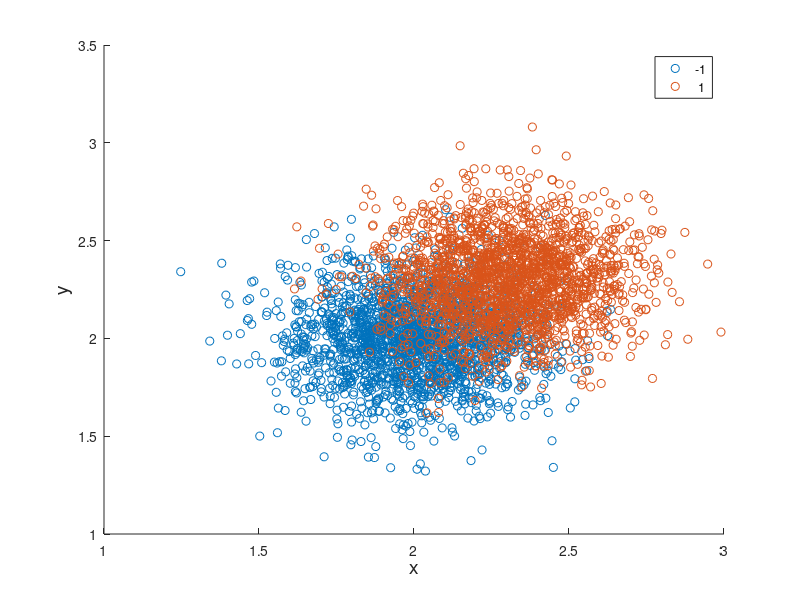

Recreate this plot in MATLAB. (Note: this script raises an error after producing the figure.)
%test RBF Thesis

rng('default')

%populate some data
fsize = 14

nn = 2000;

mu1 = 2;
sg1 = 0.2;
x1 = [randn(nn,1)*sg1 + mu1, randn(nn,1)*sg1 + mu1 ];

mu2 = 2.3;
sg2 = 0.2;
x2 = [randn(nn,1)*sg2 + mu2, randn(nn,1)*sg2 + mu2 ];

%combine it
Data = [x1; x2];
Labels = [ones(nn,1)*-1; ones(nn,1)*1];

figure
gscatter(Data(:,1),Data(:,2),Labels)

xlabel('x','FontSize',fsize)
ylabel('y','FontSize',fsize)
% zlabel('W_{KL}','FontSize',fsize)
[lh,ic,ip,it]=legend('show');
lh.FontSize = fsize;
lh.Location = 'NorthEast';
% title('DPP KL Divergence')
% colormap(flipud(cool))
% hc = colorbar;
% ylabel(hc, 'W_{KL}','FontSize',fsize)

%% Get single class rbfs and plot

[Difference,ClassData,Model] = SimpleRelativeRBFTrain(Data,Labels);

%%Combine it
AllData = [ClassData{1}; ClassData{2}];
AllDiff = [Difference{1}; Difference{2}];

figure
gscatter(Data(:,1),Data(:,2),Labels)
hold on
Surface3D(AllData(:,1),AllData(:,2),AllDiff,'mesh');
hold off
xlabel('x','FontSize',fsize)
ylabel('y','FontSize',fsize)
zlabel('W_{RBF}','FontSize',fsize)
[lh,ic,ip,it]=legend('show');
lh.FontSize = fsize;
lh.Location = 'NorthEast';
% title('DPP KL Divergence')
colormap(flipud(cool))
hc = colorbar;
ylabel(hc, 'W_{RBF}','FontSize',fsize)

%% Now we sort our diffs

[Diffz,Dataz,Labelz] = GPRSubrank(Data,Labels);

ratio = 0.5;
classes = length(unique(Labelz));

NN = length(Diffz);

[sortDiff,idd] = sort(Diffz,'descend');

thresh = sortDiff( floor(NN*ratio), :);

figure
p1=plot(sortDiff);
hold on
p2=plot( [1,NN] , [thresh, thresh], 'k');
hold off
xlabel('sample #','FontSize',fsize)
ylabel('W_{i,rbf}','FontSize',fsize)
lh=legend('W_{T}','T_{sub}');
lh.FontSize = fsize;
p1(1).LineWidth = 2;
p2(1).LineWidth = 2;

%% subsample that data


[subdiff,subdata,sublabels] = GPRSubsample(Data,Labels, ratio);

figure
p=gscatter(subdata(:,1),subdata(:,2),sublabels);

xlabel('x','FontSize',fsize)
ylabel('y','FontSize',fsize)
% zlabel('W_{KL}','FontSize',fsize)
[lh,ic,ip,it]=legend('show');
lh.FontSize = fsize;
lh.Location = 'NorthEast';

%% lets train gpr with the subsample data

GPRMDL = GPRClassifyTrain(subdata,sublabels);

%modified version for online trajectories
[Class,ClassTime,ScoreTime,mu]= GPRClassifyOnline(GPRMDL,Data);

classest = sign(mu);

figure
scatter(Data(:,1),Data(:,2),10,mu);
xlabel('x','FontSize',fsize)
ylabel('y','FontSize',fsize)
colormap(flipud(cool))
hc = colorbar;
ylabel(hc, '\mu_{*}','FontSize',fsize)

figure
gscatter(Data(:,1),Data(:,2),classest);
xlabel('x','FontSize',fsize)
ylabel('y','FontSize',fsize)
[lh,ic,ip,it]=legend('show');
lh.FontSize = fsize;
lh.Location = 'NorthEast';

corr = Labels == classest;
acc = mean(corr)